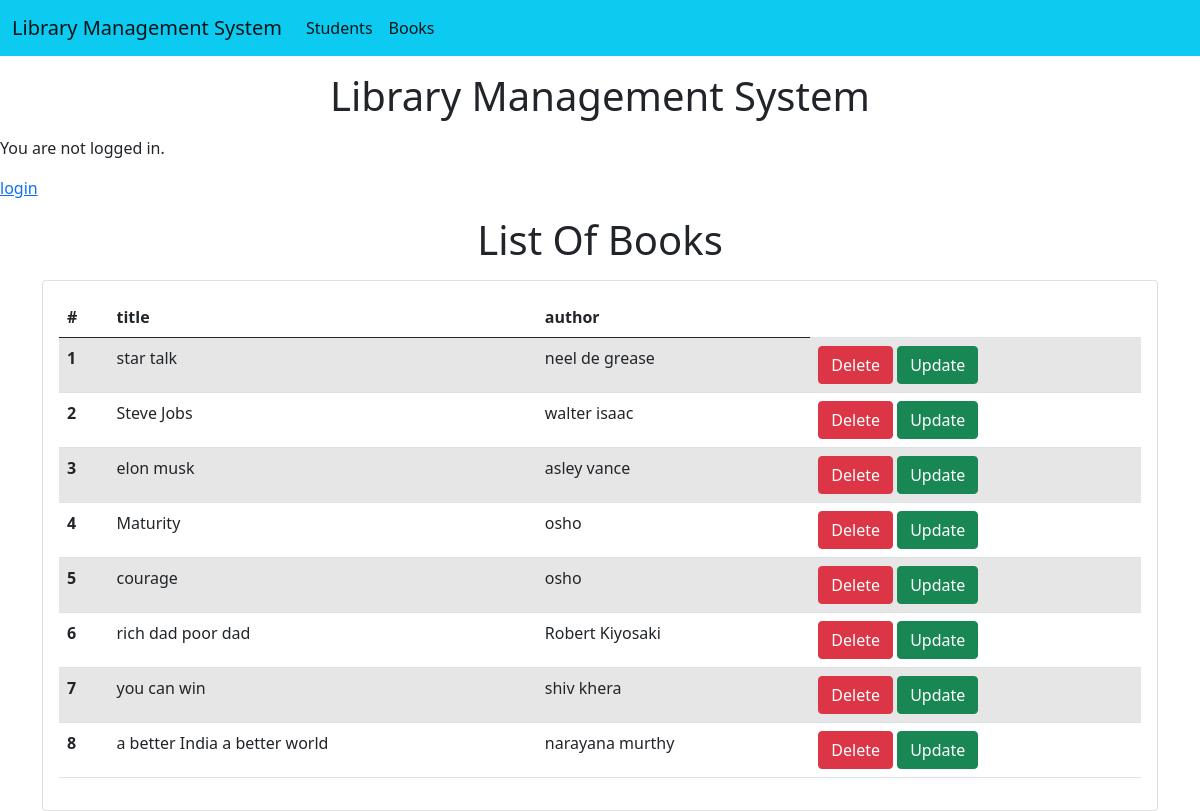
The app's page /book-list with its own data.
### library_app/models.py (models this page shows, shortened)
class Book(models.Model):
    title = models.CharField(max_length=200)
    author = models.CharField(max_length=100)

### library_app/views.py (the view)
# urls.py: path('book-list', booklist, name='book-list'),
def booklist(request):
    book = Book.objects.all()
    return render(request,'booklist.html',{'book':book})

### library_app/templates/booklist.html
{% extends 'base.html' %}
{% block content %}
<h1 class="text-center my-3"> List Of Books </h1>
   <div class="container">
     <div class="row">
       <div class="col-md-12">
         <div class="card">
           <div class="card-body">
             <div class="table">
                <table class="table table-striped">
  <thead>
    <tr>
      <th scope="col">#</th>
      <th scope="col">title</th>
      <th scope="col">author</th>
    </tr>
  </thead>
  <tbody>
  {% for book in book %}
    <tr>
      <th scope="row">{{forloop.counter}}</th>
      <td>{{book.title}}</td>
      <td>{{book.author}}</td>
        <td>
            <a href="delete-book/{{book.id}}" class="btn btn-danger md-sm"> Delete </a>
            <a href="update-book/{{book.id}}" class="btn btn-success md-sm"> Update </a>
        </td>
    </tr>
   {% endfor %}
  </tbody>
</table>
             </div>
           </div>
         </div>
       </div>
     </div>
   </div>
{% endblock content %}

### records on screen
Book: title "star talk", author "neel de grease"
Book: title "Steve Jobs", author "walter isaac"
Book: title "elon musk", author "asley vance"
Book: title "Maturity", author "osho"
Book: title "courage", author "osho"
Book: title "rich dad poor dad", author "Robert Kiyosaki"
Book: title "you can win", author "shiv khera"
Book: title "a better India a better world", author "narayana murthy"
